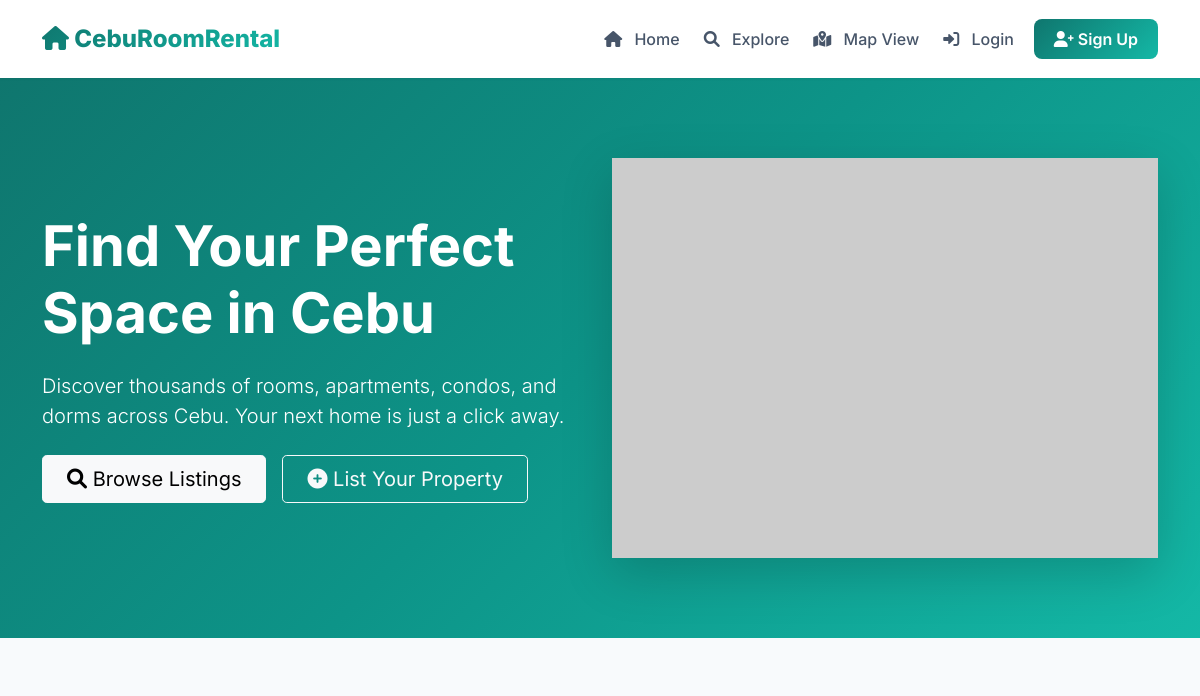
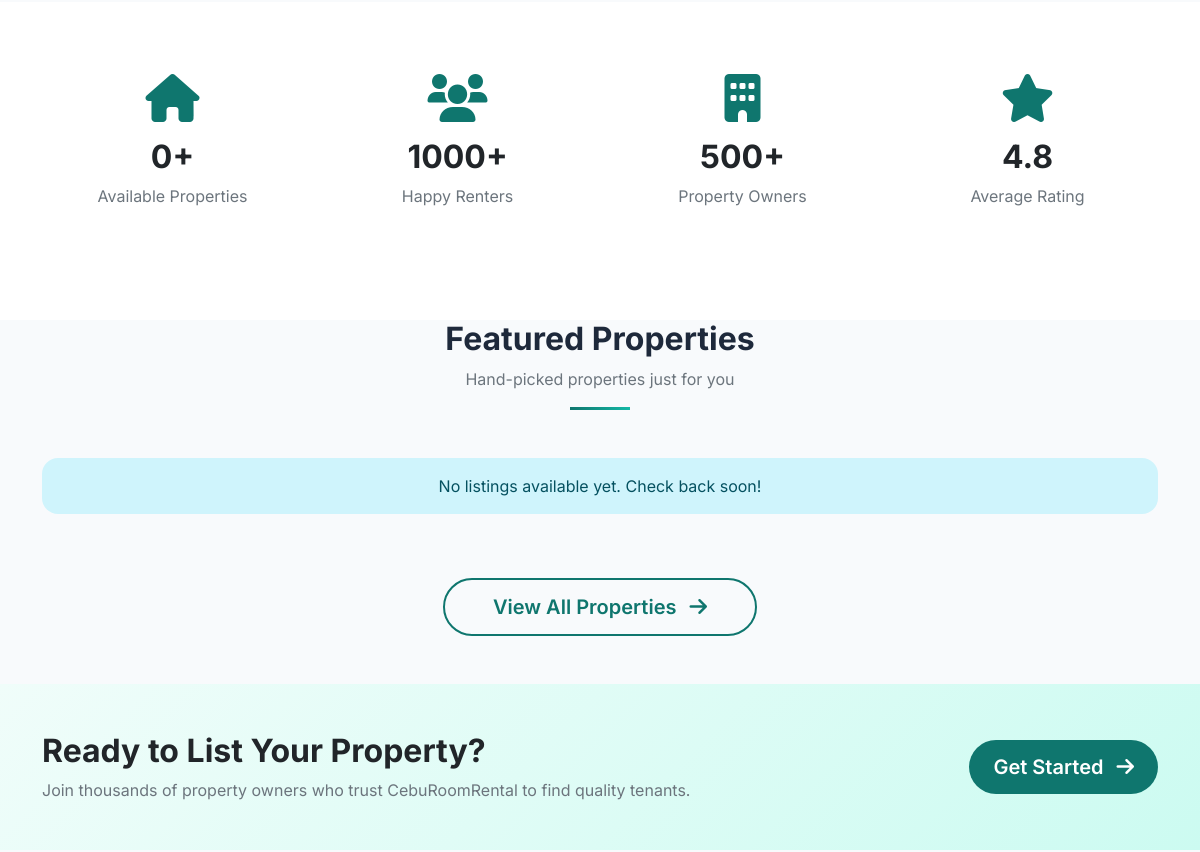
The app's page / (upper part), older data (2 pictures, top to bottom).
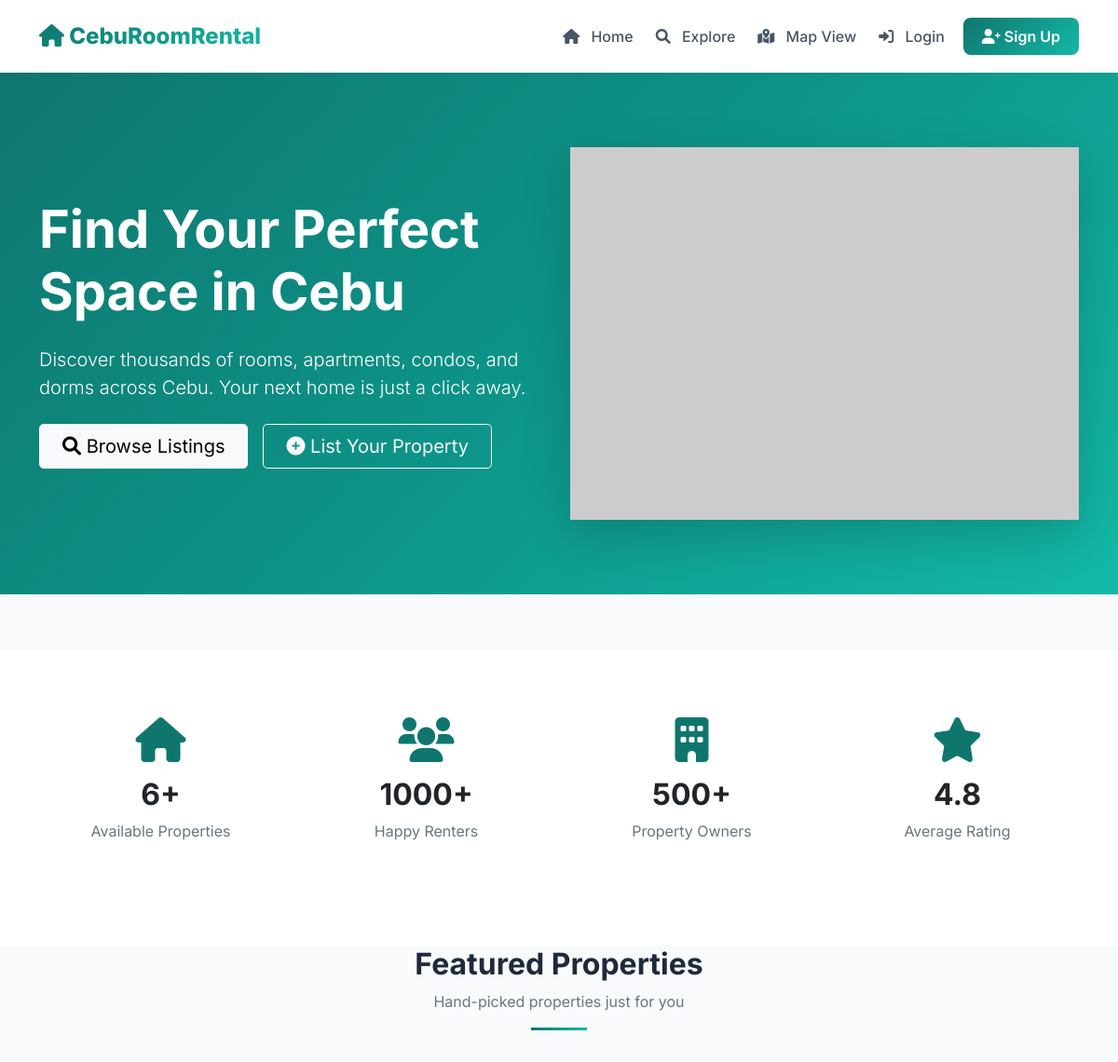
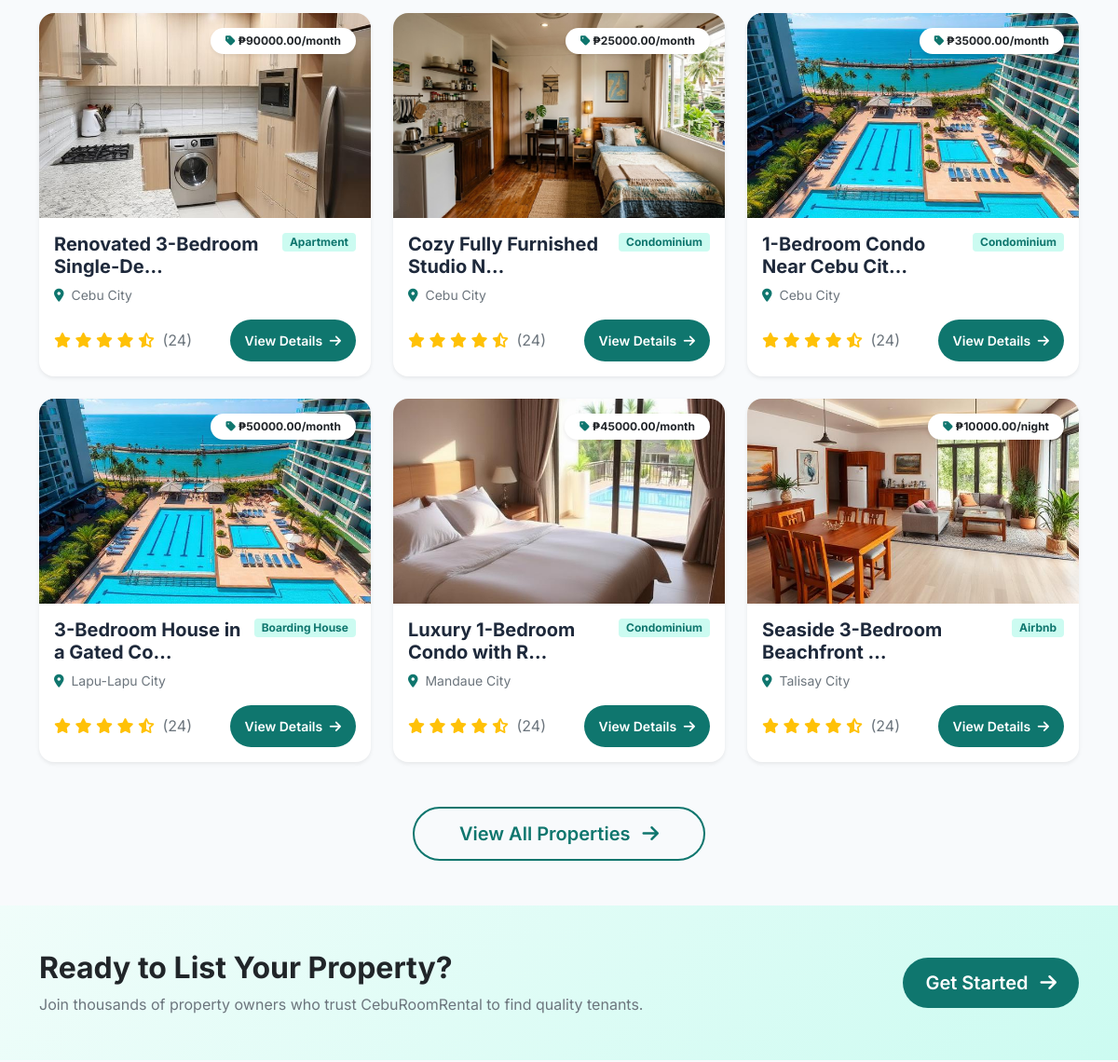
The same page, newer data (2 pictures, top to bottom).
### rentals/models.py (models this page shows, shortened)
class Listing(models.Model):
    PROPERTY_TYPES = [
        ('boarding', 'Boarding House'),
        ('apartment', 'Apartment'),
        ('condo', 'Condominium'),
        ('dorm', 'Dormitory'),
        ('airbnb', 'Airbnb'),
    ]
    LOCATIONS = [
        ('cebu_city', 'Cebu City'),
        ('lapulapu', 'Lapu-Lapu City'),
        ('mandaue', 'Mandaue City'),
        ('talisay', 'Talisay City'),
        ('naga', 'Naga City'),
        ('carcar', 'Carcar City'),
        ('toledo', 'Toledo City'),
    ]
    title = models.CharField(max_length=200)
    description = models.TextField()
    property_type = models.CharField(max_length=20, choices=PROPERTY_TYPES)
    location = models.CharField(max_length=20, choices=LOCATIONS)
    address = models.CharField(max_length=500)
    daily_price = models.DecimalField(max_digits=10, decimal_places=2, null=True, blank=True)
    monthly_price = models.DecimalField(max_digits=10, decimal_places=2, null=True, blank=True)
    max_occupants = models.IntegerField()
    amenities = models.TextField(blank=True, help_text="List amenities separated by commas")
    image1 = models.ImageField(upload_to='listings/', blank=True, null=True)
    image2 = models.ImageField(upload_to='listings/', blank=True, null=True)
    image3 = models.ImageField(upload_to='listings/', blank=True, null=True)
    owner = models.ForeignKey(User, on_delete=models.CASCADE, related_name='listings')
    created_at = models.DateTimeField(auto_now_add=True)
    is_available = models.BooleanField(default=True)

### rentals/views.py (the view)
# urls.py: path('', views.home, name='home'),
def home(request):
    listings = Listing.objects.filter(is_available=True)[:6]
    return render(request, 'rentals/home.html', {'listings': listings})

### rentals/context_processors.py (called while the page is built, shortened)
def notification_counts(request):
    context = {
        'booking_notification_count': 0,
        'message_notification_count': 0,
    }
    return context

### templates/rentals/home.html (shortened to what the changed rows need)
{% extends 'base.html' %}
{% block content %}
<section class="hero-section" style="background: linear-gradient(135deg, #0f766e 0%, #0d9488 50%, #14b8a6 100%); padding: 80px 0; margin-bottom: 60px;">
    <div class="container">
        <div class="row align-items-center">
            <div class="col-lg-6 text-white">
                <h1 class="display-4 fw-bold mb-4 animate-fadeInUp" style="animation-delay: 0.1s;">
                    Find Your Perfect Space in Cebu
                </h1>
            </div>
        </div>
    </div>
</section>
<section class="stats-section py-5 bg-white">
    <div class="container">
        <div class="row text-center">
            <div class="col-md-3 mb-4">
                <div class="stat-card">
                    <i class="fas fa-home fa-3x text-teal mb-3"></i>
                    <h2 class="fw-bold text-dark">{{ listings.count }}+</h2>
                    <p class="text-muted">Available Properties</p>
                </div>
            </div>
            <div class="col-md-3 mb-4">
                <div class="stat-card">
                    <h2 class="fw-bold text-dark">1000+</h2>
                </div>
            </div>
            <div class="col-md-3 mb-4">
                <div class="stat-card">
                    <h2 class="fw-bold text-dark">500+</h2>
                </div>
            </div>
            <div class="col-md-3 mb-4">
                <div class="stat-card">
                    <h2 class="fw-bold text-dark">4.8</h2>
                </div>
            </div>
        </div>
    </div>
</section>
<div class="container">
    <div class="text-center mb-5">
        <h2 class="fw-bold">Featured Properties</h2>
    </div>
    <div class="row g-4">
        {% for listing in listings %}
            <div class="col-md-6 col-lg-4">
                <div class="card h-100 border-0 shadow-sm hover-shadow transition-all" style="border-radius: 1rem; overflow: hidden;">
                    {% if listing.image1 %}
                        <img src="{{ listing.image1.url }}" class="card-img-top" style="height: 220px; object-fit: cover;" alt="{{ listing.title }}">
                    {% else %}
                        <div class="bg-secondary d-flex align-items-center justify-content-center" style="height: 220px;">
                            <i class="fas fa-home fa-4x text-white-50"></i>
                        </div>
                    {% endif %}
                    <div class="position-absolute top-0 end-0 m-3">
                        <span class="badge bg-white text-dark px-3 py-2 rounded-pill shadow-sm">
                            <i class="fas fa-tag text-teal"></i>
                            {% if listing.daily_price %}
                                ₱{{ listing.daily_price }}/night
                            {% elif listing.monthly_price %}
                                ₱{{ listing.monthly_price }}/month
                            {% endif %}
                        </span>
                    </div>
                    <div class="card-body">
                        <div class="d-flex justify-content-between align-items-start mb-2">
                            <h5 class="card-title fw-bold mb-0">{{ listing.title|truncatechars:30 }}</h5>
                            <span class="badge bg-teal-light text-teal px-2 py-1 rounded">
                                {{ listing.get_property_type_display }}
                            </span>
                        </div>
                        <p class="text-muted small mb-2">
                            <i class="fas fa-map-marker-alt text-teal me-1"></i> {{ listing.get_location_display }}
                        </p>
                        <div class="d-flex justify-content-between align-items-center mt-3">
                            <div class="rating">
                                <i class="fas fa-star text-warning"></i>
                                <i class="fas fa-star text-warning"></i>
                                <i class="fas fa-star text-warning"></i>
                                <i class="fas fa-star text-warning"></i>
                                <i class="fas fa-star-half-alt text-warning"></i>
                                <span class="text-muted ms-1">(24)</span>
                            </div>
                            <a href="{% url 'listing_detail' listing.id %}" class="btn btn-sm btn-teal rounded-pill px-3">
                                View Details <i class="fas fa-arrow-right ms-1"></i>
                            </a>
                        </div>
                    </div>
                </div>
            </div>
        {% empty %}
            <div class="col-12">
                <div class="alert alert-info text-center">No listings available yet. Check back soon!</div>
            </div>
        {% endfor %}
    </div>
</div>
<section class="cta-section mt-5 py-5" style="background: linear-gradient(135deg, #f0fdfa 0%, #ccfbf1 100%);">
    <div class="container">
        <div class="row align-items-center">
            <div class="col-lg-8">
                <h2 class="fw-bold text-dark">Ready to List Your Property?</h2>
            </div>
        </div>
    </div>
</section>
{% endblock %}

Row changes from the older to the newer data that the page shows:
added Listing: image1 (picture), monthly_price "90000.00", title "Renovated 3-Bedroom Single-De…", property_type "Apartment", location "Cebu City"
added Listing: image1 (picture), monthly_price "25000.00", title "Cozy Fully Furnished Studio N…", property_type "Condominium", location "Cebu City"
added Listing: image1 (picture), monthly_price "35000.00", title "1-Bedroom Condo Near Cebu Cit…", property_type "Condominium", location "Cebu City"
added Listing: image1 (picture), monthly_price "50000.00", title "3-Bedroom House in a Gated Co…", property_type "Boarding House", location "Lapu-Lapu City"
added Listing: image1 (picture), monthly_price "45000.00", title "Luxury 1-Bedroom Condo with R…", property_type "Condominium", location "Mandaue City"
added Listing: image1 (picture), daily_price "10000.00", title "Seaside 3-Bedroom Beachfront …", property_type "Airbnb", location "Talisay City"
Text that changed along with them:
{{ listings.count }}: "0" → "6"
text no longer shown: "No listings available yet. Check back soon!"
